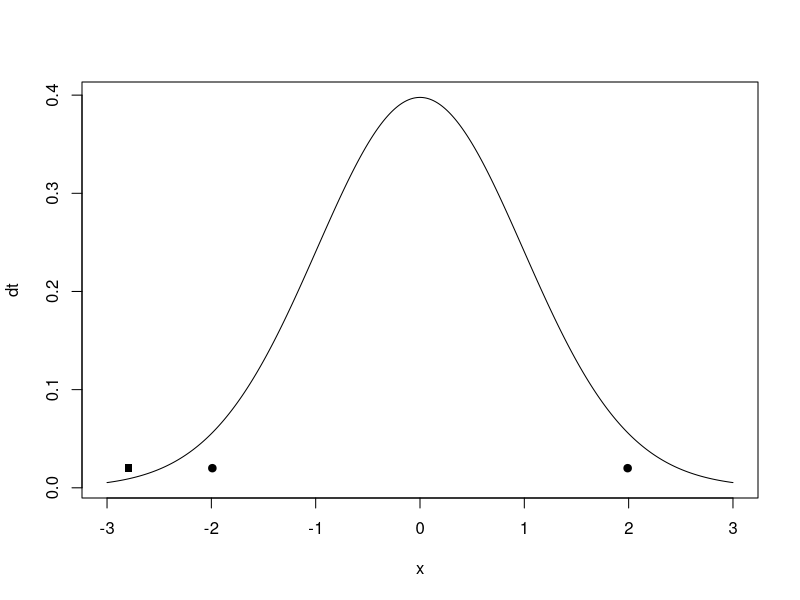
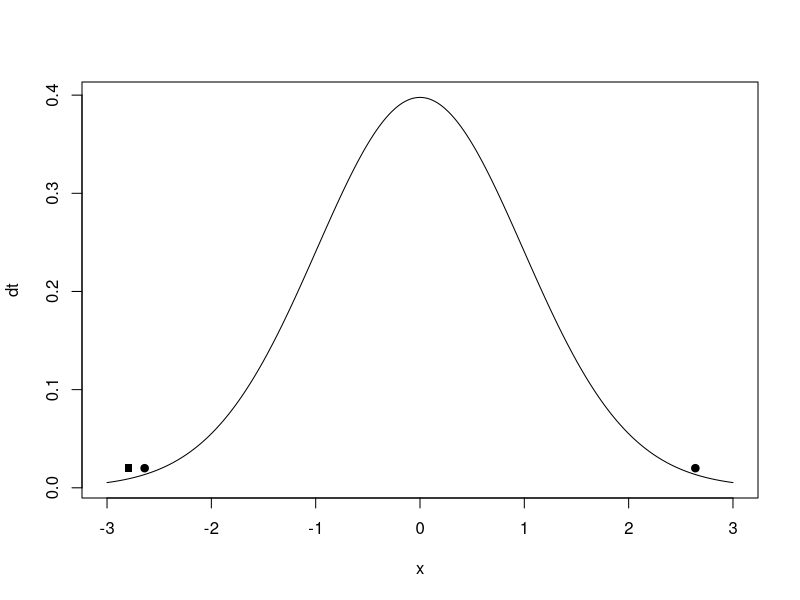
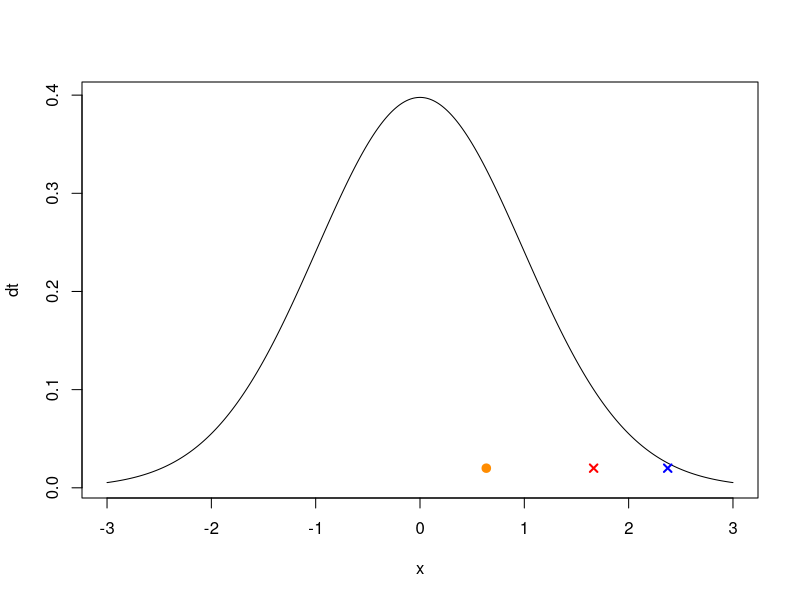
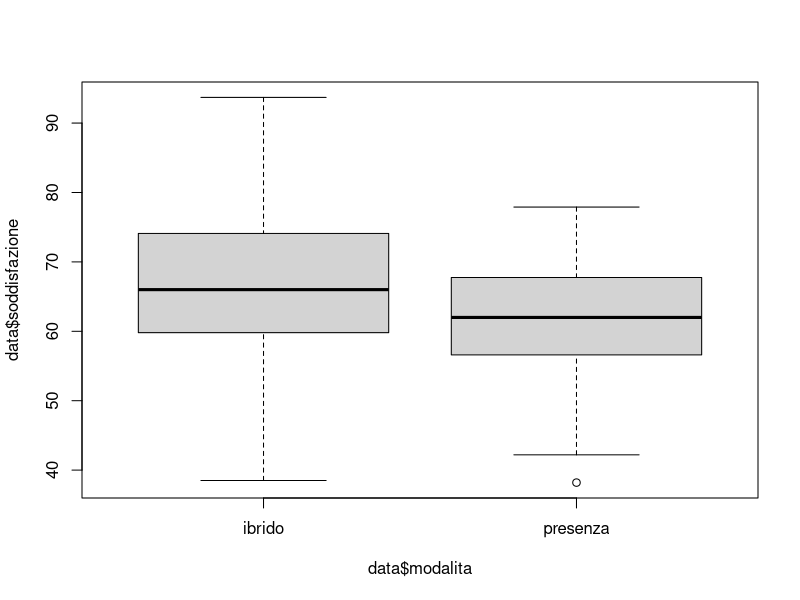
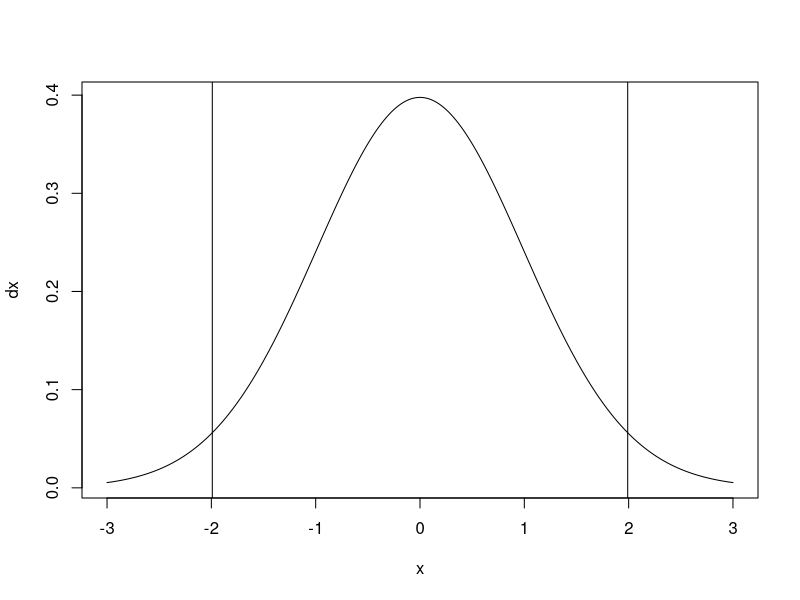

Here is the R script that generated these plots, in order: (Note: this script raises an error after producing the figures.)
## ---- chunk 1
data = read.csv2("dipendenti.csv")
str(data)
## ---- chunk 2
t.test(data$soddisfazione, alternative = "two.sided", mu=68)
## ---- chunk 3
mean(data$soddisfazione)
x = seq(-3,3, length.out = 1001)
dt = dt(x, nrow(data)-1)
plot(x, dt, type = "l")
points(-2.795, y = .02, pch = 15)
qt(.05/2, nrow(data)-1)
points(c(qt(.05/2, nrow(data)-1), 
         abs(qt(.05/2, nrow(data)-1))), y = c(.02, .02), 
       pch = 19)

plot(x, dt, type = "l")
points(-2.795, y = .02, pch = 15)
qt(.01/2, nrow(data)-1)
points(c(qt(.01/2, nrow(data)-1), 
         abs(qt(.01/2, nrow(data)-1))), y = c(.02, .02), 
       pch = 19)
## ---- chunk 4
pt(-2.795, nrow(data)-1)*2
## ---- chunk 5
data$stress
## ---- chunk 6
plot(x, dt, type = "l")
qt(.95, nrow(data)-1)
points(qt(.95, nrow(data)-1), 
       y = .02, pch = 4, col = "red", lwd = 2)
points(qt(.99, nrow(data)-1), 
       y = .02, pch = 4, col = "blue", lwd = 2)
t.test(data$stress, alternative = "greater", mu = 50)
points(t.test(data$stress, alternative = "greater", mu = 50)$statistic, 
       y = .02, pch = 19, col = "darkorange", lwd = 2)

1-pt(0.63557, nrow(data)-1)
## ---- chunk 7
table(data$modalita)
## ---- chunk 8
boxplot(data$soddisfazione ~ data$modalita)
## ---- chunk 9
#| fig-cap: Regioni di rifiuto

x = seq(-3,3, length.out = 1001)
dx = dt(x, df = nrow(data)-2)
alpha = .05
plot(x, dx, type = "l")
abline(v = c(qt(alpha/2, df = nrow(data) - 2),
qt(1-(alpha/2), df = nrow(data) - 2)))


## ---- chunk 10
data$soddisfazione
data$modalita
t.test(data$soddisfazione[data$modalita == "ibrido"], 
       data$soddisfazione[data$modalita == "presenza"], 
       var.equal = TRUE)
t.test(data$soddisfazione[data$modalita == "ibrido"], 
       data$soddisfazione[data$modalita == "presenza"], 
       var.equal = TRUE)$statistic > abs(qt(alpha/2, df = nrow(data) - 2))

abs(qt(.01/2, df = nrow(data) - 2))

t.test(data$soddisfazione[data$modalita == "ibrido"], 
       data$soddisfazione[data$modalita == "presenza"], 
       var.equal = TRUE, 
       conf.level = .99)

## ---- chunk 11
t.test(data$soddisfazione ~ data$modalita)

## ---- chunk 12
(1-pt(t.test(data$soddisfazione ~ data$modalita)$statistic, 
     df = t.test(data$soddisfazione ~ data$modalita)$parameter))*2
## ---- chunk 13
table(data$modalita)
data$modalita = factor(data$modalita, 
                       levels = c("presenza", "ibrido"))
data$modalita
table(data$modalita)
t.test(data$stress ~ data$modalita, var.equal = T, 
       alternative = "greater")
## ---- chunk 14
corso = data[data$partecipazione_corso %in% "sì", ]
t.test(corso$autoefficacia_prima, corso$autoefficacia_dopo, 
       paired = T, 
       alternative = "less")

## ---- chunk 15
mean(corso$autoefficacia_prima - corso$autoefficacia_dopo) 
